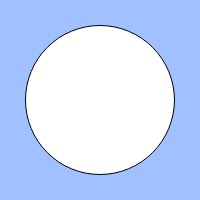
Frame 1 (no input)
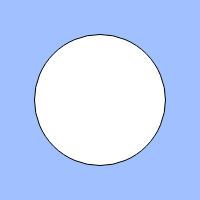
Frame 60 (no input)
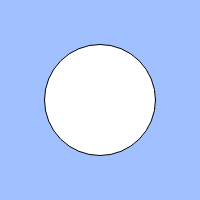
Frame 120 (the mouse pressed at the canvas centre since frame 60)

The p5.js sketch that drew these frames (run headless with seeded random() and noise() and a simulated clock; from frame 60 on, the mouse is pressed at the canvas centre):

// p5.js sketch
// ── sketch.js
// 心臓の鼓動のようなアニメーション
const cycle = 100; // 1周期のフレーム数
let count=0; // 何フレーム目か
let size = 50;

function setup(){
  createCanvas(200, 200);
  //count = 0;
}

function draw(){
  background(160, 192, 255);
  count = (count + 1)% cycle;
  if(keyIsPressed){
    count = (count + 2) % cycle;
  }
  if(count < cycle / 2){
    size =50 + cycle - count;
  }else{
    size = 50 + count;
  }
  
  let speed = 1; // アニメーションの速さ
  // BLANK[2]
  count = (count + speed) % cycle;

  
  // BLANK[1] 1周期の前半は size が大きくなり、後半は小さくなる
  ellipse(width / 2, height / 2,size, size);
}
